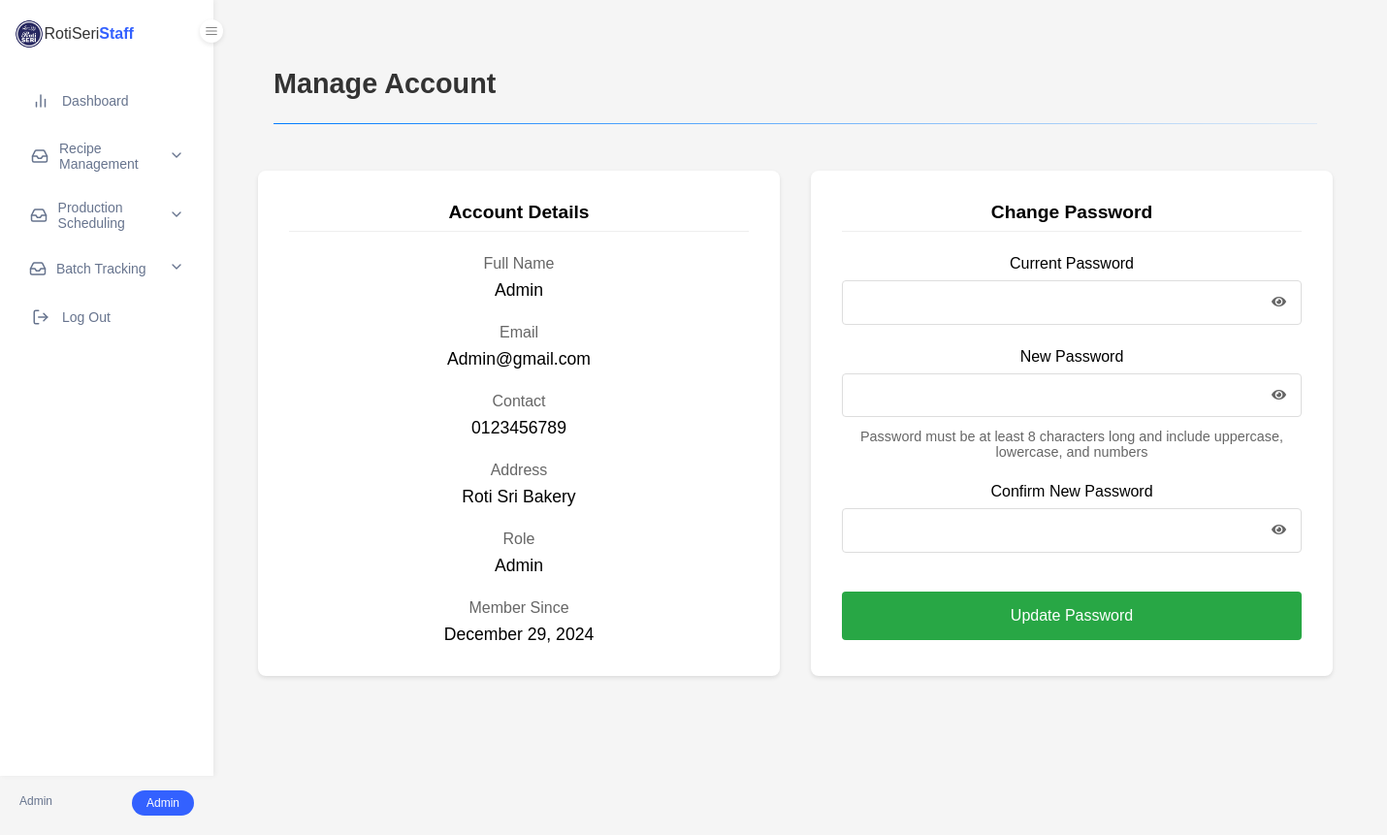
/manage_account.php (signed in), run on the app's committed database.
### tables this page shows
CREATE TABLE `tbl_users` (
  `user_id` int(6) NOT NULL,
  `user_fullName` varchar(200) NOT NULL,
  `user_contact` varchar(100) NOT NULL,
  `user_address` text NOT NULL,
  `user_email` varchar(200) NOT NULL,
  `user_password` varchar(200) NOT NULL,
  `user_dateRegister` datetime NOT NULL DEFAULT current_timestamp(),
  `user_role` varchar(10) NOT NULL DEFAULT 'Baker',
  `reset_token` varchar(255) DEFAULT NULL,
  `token_expiry` datetime DEFAULT NULL
);

### manage_account.php (the view, shortened to what this page needs)
<?php
require_once 'config/db_connection.php';
try {
    $stmt = $conn->prepare("SELECT user_fullName, user_email, user_contact, user_address, user_role, user_dateRegister
                           FROM tbl_users WHERE user_id = ?");
    $stmt->execute([$_SESSION['user_id']]);
    $user = $stmt->fetch(PDO::FETCH_ASSOC);
} catch(PDOException $e) {
    $error_message = "Error: " . $e->getMessage();
}
?>
<!DOCTYPE html>
<html lang="en">
<head>
    <link rel="stylesheet" href="css/style.css">
    <link rel="stylesheet" href="css/dashboard.css">
    <link rel="stylesheet" href="css/account.css">
    <link rel="stylesheet" href="https://cdnjs.cloudflare.com/ajax/libs/font-awesome/5.15.4/css/all.min.css">
</head>
<body>
    <?php include 'includes/dashboard_navigation.php'; ?>
    <main class="main-content">
        <div class="page-header">
            <h1>Manage Account</h1>
            <div class="divider"></div>
        </div>
        <div class="account-container">
            <div class="account-section">
                <h2>Account Details</h2>
                <div class="user-details">
                    <div class="detail-group">
                        <label>Full Name</label>
                        <p><?php echo htmlspecialchars($user['user_fullName']); ?></p>
                    </div>
                    <div class="detail-group">
                        <label>Email</label>
                        <p><?php echo htmlspecialchars($user['user_email']); ?></p>
                    </div>
                    <div class="detail-group">
                        <label>Contact</label>
                        <p><?php echo htmlspecialchars($user['user_contact']); ?></p>
                    </div>
                    <div class="detail-group">
                        <label>Address</label>
                        <p><?php echo htmlspecialchars($user['user_address']); ?></p>
                    </div>
                    <div class="detail-group">
                        <label>Role</label>
                        <p><?php echo htmlspecialchars($user['user_role']); ?></p>
                    </div>
                    <div class="detail-group">
                        <label>Member Since</label>
                        <p><?php echo date('F d, Y', strtotime($user['user_dateRegister'])); ?></p>
                    </div>
                </div>
            </div>
            <div class="account-section">
                <h2>Change Password</h2>
                <form method="POST" class="password-form">
                    <div class="form-group">
                        <label for="current_password">Current Password</label>
                        <div class="password-input">
                            <input type="password" id="current_password" name="current_password" required>
                            <button type="button" class="toggle-password">
                                <i class="fas fa-eye"></i>
                            </button>
                        </div>
                    </div>
                    <div class="form-group">
                        <label for="new_password">New Password</label>
                        <div class="password-input">
                            <input type="password" id="new_password" name="new_password" required
                                   minlength="8" pattern="(?=.*\d)(?=.*[a-z])(?=.*[A-Z]).{8,}">
                            <button type="button" class="toggle-password">
                                <i class="fas fa-eye"></i>
                            </button>
                        </div>
                        <small class="password-hint">
                            Password must be at least 8 characters long and include uppercase, lowercase, and numbers
                        </small>
                    </div>
                    <div class="form-group">
                        <label for="confirm_password">Confirm New Password</label>
                        <div class="password-input">
                            <input type="password" id="confirm_password" name="confirm_password" required>
                            <button type="button" class="toggle-password">
                                <i class="fas fa-eye"></i>
                            </button>
                        </div>
                    </div>
                    <button type="submit" class="submit-btn">Update Password</button>
                </form>
            </div>
        </div>
    </main>
</body>
</html>

### css/style.css (style rules this page uses)
* { margin: 0; padding: 0; box-sizing: border-box; font-family: Arial, sans-serif; }
body { background: linear-gradient(rgba(0, 0, 0, 0.6), rgba(0, 0, 0, 0.6)), url('../assets/images/banner.png'); background-size: cover; background-position: center; background-attachment: fixed; min-height: 100vh; color: white; display: flex; flex-direction: column; }
main { max-width: 1200px; margin: 8rem auto; text-align: center; padding: 0 1rem; flex: 1; }

### css/dashboard.css (style rules this page uses)
body { display: grid; grid-template-areas: "sidebar topbar" "sidebar main" "sidebar bottombar"; grid-template-columns: 250px 1fr; grid-template-rows: 50px 1fr auto; min-height: 100vh; background-color: white; position: relative; background-image: none; }
.main-content { grid-area: main; padding: 2rem 2rem 0 0; margin-top: 50px; margin-left: 0; width: calc(100% - 0px); transition: width 0.3s ease, margin-left 0.3s ease; padding-left: 0; display: block; }
.page-header { padding: 0 2rem; margin-bottom: 2rem; text-align: left; }
.page-header h1 { font-size: 1.8rem; color: #333; margin: 0; padding-bottom: 1rem; }
.divider { height: 1px; background: linear-gradient(to right, #007bff, rgba(0, 123, 255, 0.1)); margin-top: 0.5rem; width: 100%; align-self: flex-start; }

### css/account.css (style rules this page uses)
.account-container { padding: 1rem; display: grid; grid-template-columns: repeat(auto-fit, minmax(300px, 1fr)); gap: 2rem; }
.account-section { background: white; padding: 2rem; border-radius: 8px; box-shadow: 0 2px 4px rgba(0,0,0,0.1); }
.account-section h2 { color: #000; font-size: 1.2rem; margin-bottom: 1.5rem; padding-bottom: 0.5rem; border-bottom: 1px solid #eee; }
.user-details { display: grid; gap: 1.5rem; }
.detail-group { color: #000; }
.detail-group label { display: block; font-weight: 500; margin-bottom: 0.5rem; color: #666; }
.detail-group p { margin: 0; font-size: 1.1rem; }
.password-form { display: grid; gap: 1.5rem; }
.form-group { display: grid; gap: 0.5rem; }
.form-group label { color: #000; font-weight: 500; }
.password-input { position: relative; display: flex; align-items: center; }
.password-input input { width: 100%; padding: 0.8rem; border: 1px solid #ddd; border-radius: 4px; font-size: 1rem; color: #000; }
.toggle-password { position: absolute; right: 1rem; background: none; border: none; color: #666; cursor: pointer; padding: 0; }
.password-hint { color: #666; font-size: 0.9rem; margin-top: 0.25rem; }
.submit-btn { background: #28a745; color: white; border: none; border-radius: 4px; padding: 1rem; font-size: 1rem; cursor: pointer; width: 100%; margin-top: 1rem; }

### includes/dashboard_navigation.php (style rules this page uses)
* { margin: 0; padding: 0; box-sizing: border-box; font-family: Arial, sans-serif; }
body { display: flex; background-color: #f5f5f5; }
.main-content { flex: 1; margin-left: 220px; padding: 20px 30px; }

### data on the page
tbl_users: user_fullName "Admin", user_email "Admin@gmail.com", user_contact "0123456789", user_address "Roti Sri Bakery", user_role "Admin", user_dateRegister "December 29, 2024"

### other printed values
$_SESSION['user_fullName'] "Admin"
$_SESSION['user_role'] "Admin"
